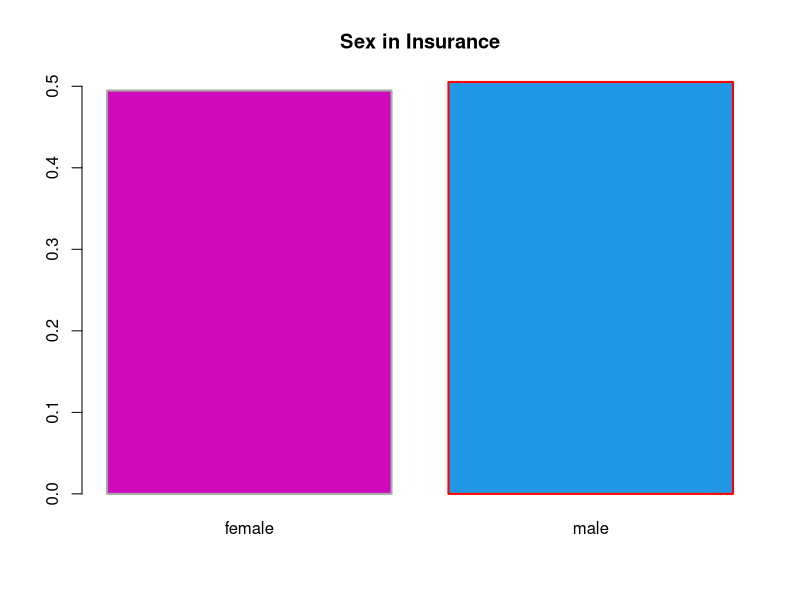
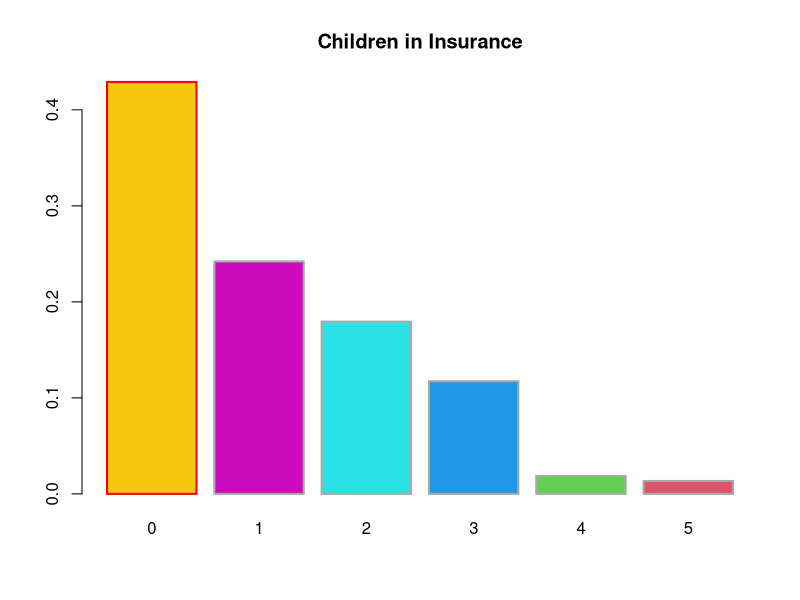
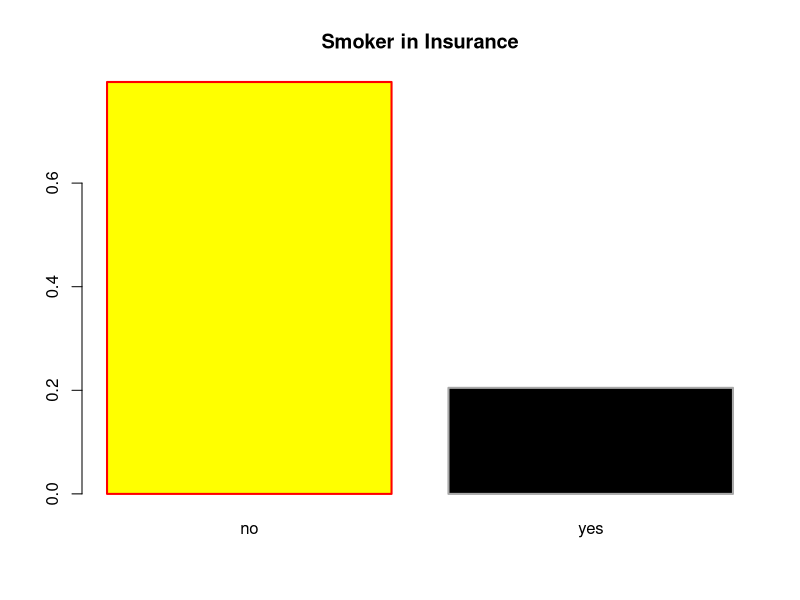
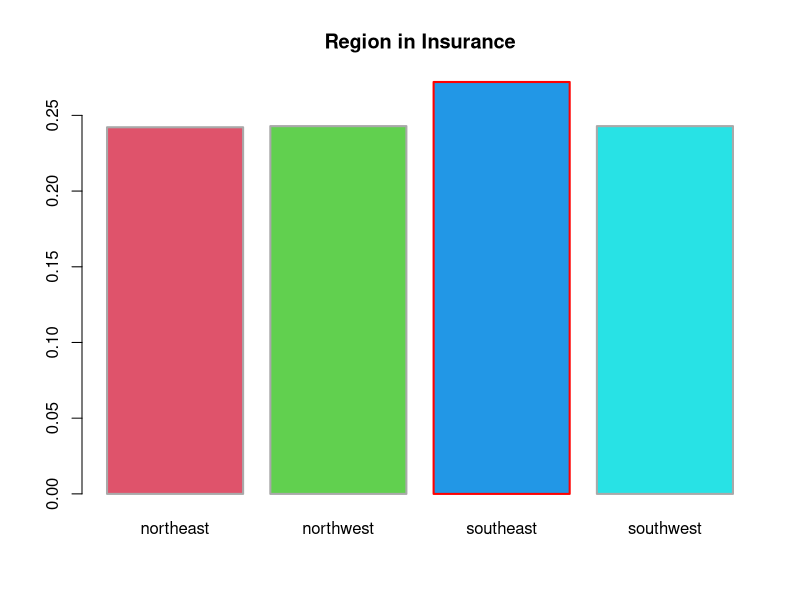
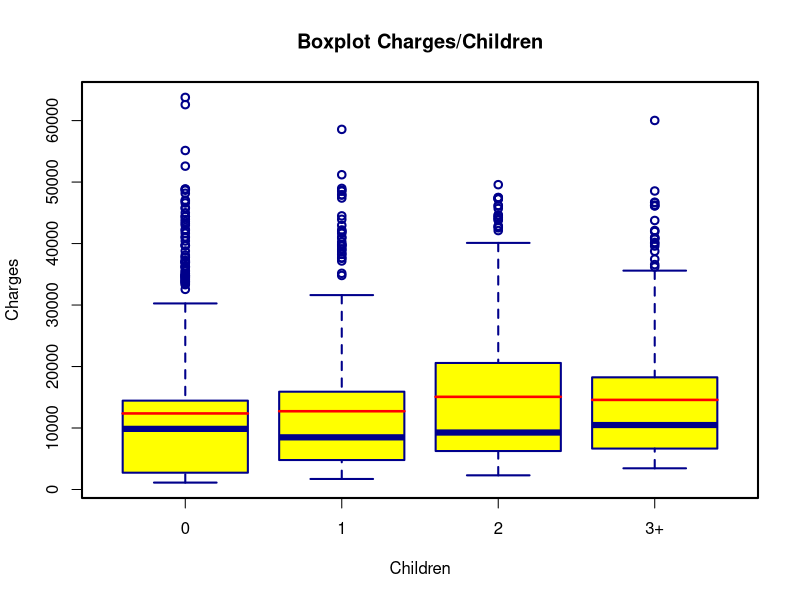
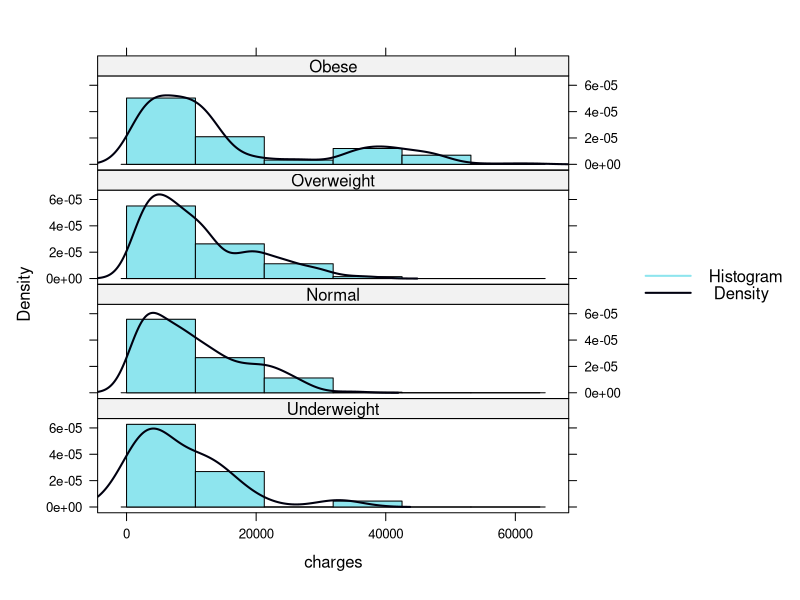
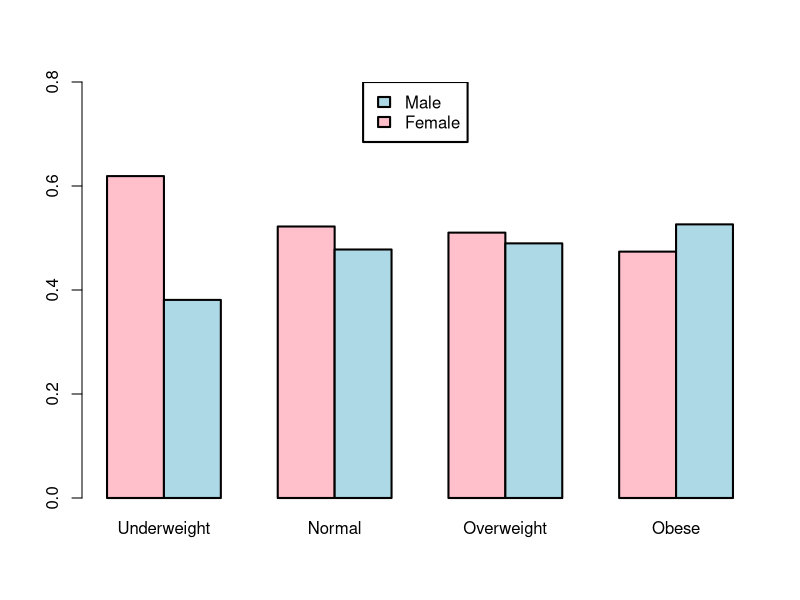
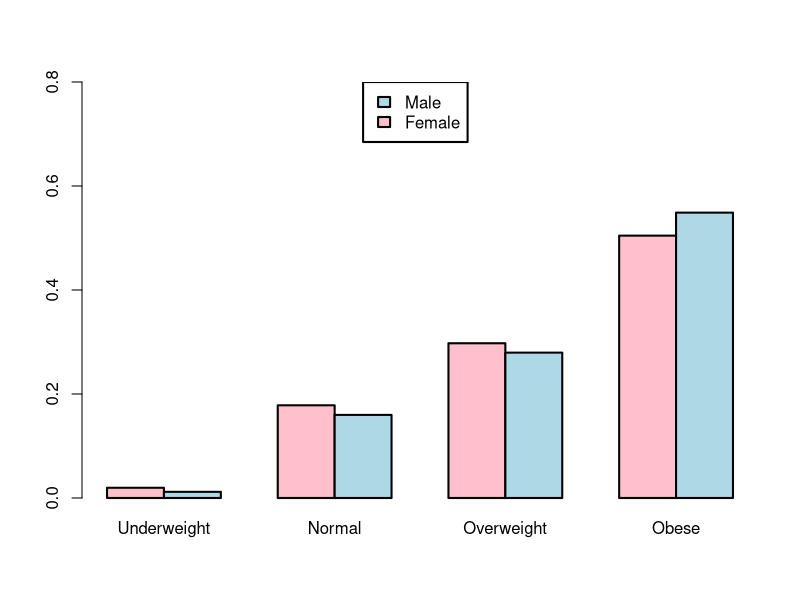

Reproduce these figures in R, in order.
## ---- chunk 1
insurance <- read.csv("insurance.csv")
library(lattice)
## ---- chunk 2
sex <- prop.table(table(insurance$sex))
children <- prop.table(table(insurance$children))
smoker <- prop.table(table(insurance$smoker))
region <- prop.table(table(insurance$region))
opar = par(lwd = 2)
barplot(sex, main="Sex in Insurance", col=c(6,4), border=c("darkgrey", "red")) 
barplot(children, main="Children in Insurance", col=7:2, border=c("red", "darkgrey", "darkgrey", "darkgrey", "darkgrey", "darkgrey"))
barplot(smoker, main="Smoker in Insurance", col=c("yellow", "black"), border=c("red", "darkgrey"))
barplot(region, main="Region in Insurance", col=2:5, border=c("darkgrey","darkgrey","red", "darkgrey"))
## ---- chunk 3
insurance$new.children[insurance$children == 0] <- "0"
insurance$new.children[insurance$children == 1] <- "1"
insurance$new.children[insurance$children == 2] <- "2"
insurance$new.children[insurance$children >= 3] <- "3+"
boxplot(insurance$charges~insurance$new.children, main="Boxplot Charges/Children", xlab="Children", ylab="Charges", col="yellow", border="darkblue")
means <- tapply(insurance$charges, insurance$new.children, mean)
segments(x0=(1:4)-0.4, x1=(1:4)+0.4, y0=means, y1=means, col="red", lwd=2.5)

## ---- chunk 4

insurance$catbmi <- cut(insurance$bmi, breaks = c(0, 18.5, 25, 30, max(insurance$bmi) + 1), labels = c("Underweight", "Normal", "Overweight", "Obese"))

           histogram(~ charges | catbmi, data = insurance, layout = c(1, 4),
                        breaks = (0:6) * max(insurance$charges + 1) / 6, aspect = 0.2, type = "density",
                        panel = function(x, ...) {
                          panel.histogram(x, ..., col="cadetblue2")
                          panel.densityplot(x, col = "#00000F", lwd=2, ...)
                        },
           key=list(space="right",
         lines=list(col=c("cadetblue2","#00000F"), lwd=2),
         text=list(c("Histogram"," Density")))
)
## ---- chunk 5
table.sex.bmi <- table(insurance$sex,insurance$catbmi)
table.sex.bmi
sex.conditioned.bmi <- prop.table(table.sex.bmi, 2)
prop.sex.bmi <- prop.table(table.sex.bmi, 1)
barplot(sex.conditioned.bmi, beside=T, ylim=c(0,0.8), col=c("pink","lightblue","pink","lightblue","pink","lightblue","pink","lightblue"))
legend(5.5, 0.8, legend = c("Male", "Female"), fill = c("lightblue", "pink"))
## ---- chunk 6
barplot(prop.sex.bmi, beside=T, ylim=c(0,0.8), col=c("pink","lightblue","pink","lightblue","pink","lightblue","pink","lightblue"))
legend(5.5, 0.8, legend = c("Male", "Female"), fill = c("lightblue", "pink"))
## ---- chunk 7
prop.diff <- abs(sex.conditioned.bmi[1,] - sex.conditioned.bmi[2,])
barplot(prop.diff, col=c("red", "green", "green", "green"), border="darkgrey")
## ---- chunk 8

table.cat <- prop.table(table(insurance$catbmi))
barplot(table.cat, col=c("red", "green", "green", "green"), border="darkgrey")
## ---- chunk 9
chisq.test(table.sex.bmi, correct = F)
## ---- chunk 10
smoker <- as.numeric(factor(insurance$smoker))

smoker_col = 19*as.numeric(smoker==1) + 6*as.numeric(smoker==2)

par(cex=0.5, mai=c(0.3, 0.3, 0.2, 0.2))

par(fig=c(0.15, 0.85, 0.15, 0.85))
plot(insurance$age, insurance$charges, col = smoker_col, pch = 16 + smoker, cex = 0.95, main=NULL, ylim=c(0,70000), xlim=c(16, 65), xaxt='n', yaxt='n')

par(fig=c(0.15, 0.85, 0, 0.24), new=T)
boxplot(insurance$age, horizontal=T, main=NULL, ylim=c(16, 65), col="lightblue", border="darkblue")

par(fig=c(0, 0.205, 0.15, 0.85), new=T)
boxplot(insurance$charges, main=NULL, ylim=c(0,70000), col="lightblue", border="darkblue")

par(fig=c(0.15, 0.85, 0.765, 1), new=T)
plot(density(insurance$age[insurance$smoker=="no"]), col=19, lwd=1.5, main="", xlim=c(16, 65), xaxt='n')
lines(density(insurance$age[insurance$smoker=="yes"]), col=6, lwd=1.5, main=NULL)

par(fig=c(0.793, 1, 0.15, 0.85), new=T)
density.charges.no <- density(insurance$charges[insurance$smoker=="no"])
plot(density.charges.no$y, density.charges.no$x, type = "l", col=19, lwd=1.5, main="", ylim=c(0,70000), yaxt='n')

density.charges.yes <- density(insurance$charges[insurance$smoker=="yes"])
lines(density.charges.yes$y, density.charges.yes$x, type = "l", col=6, lwd=1.5, main=NULL)

